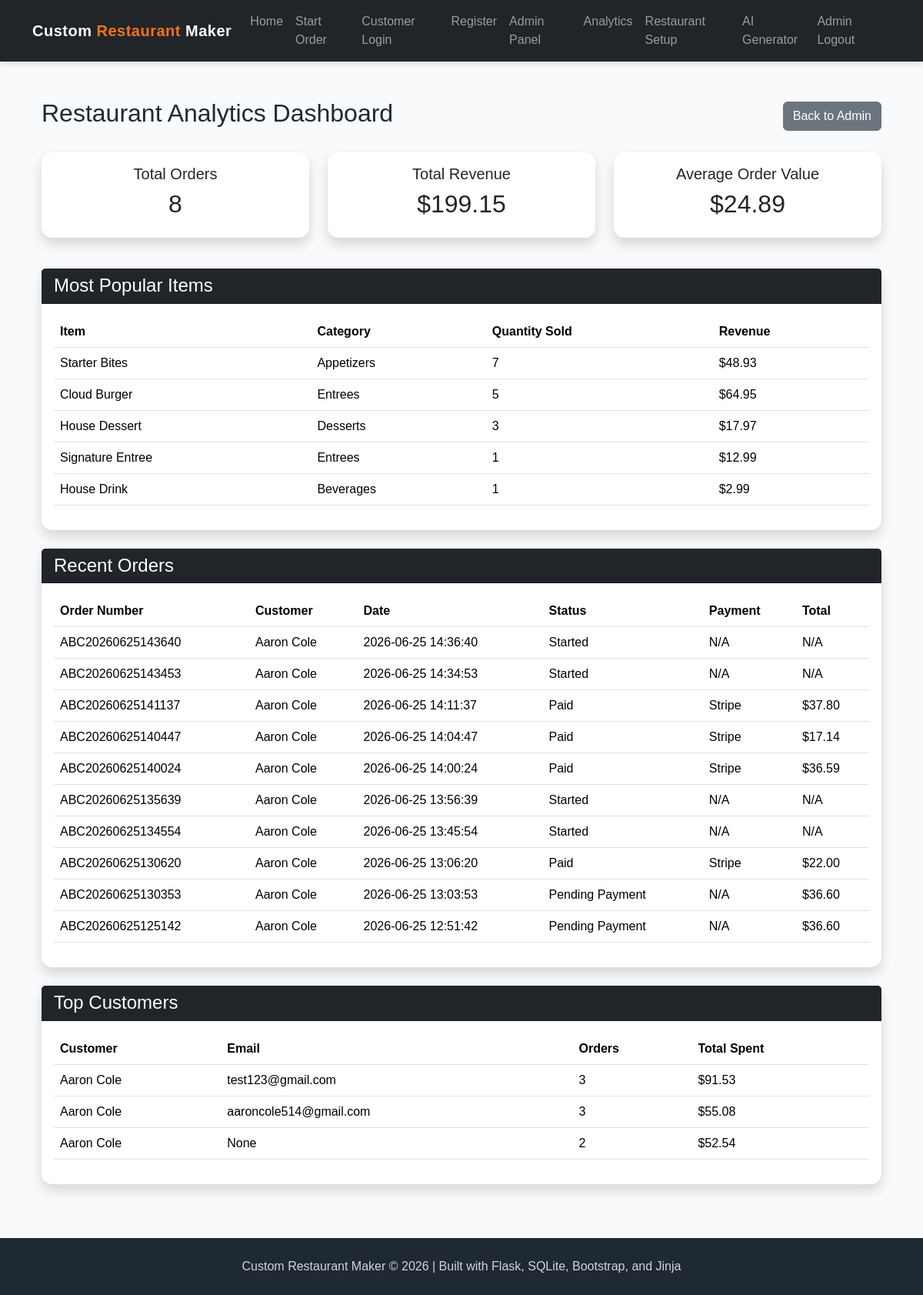
The app's page /admin/analytics (signed in) with its own data.
### app.py (models this page shows)
class Menu(db.Model):
    __tablename__ = "menu"
    menu_id = db.Column(db.Integer, primary_key=True)
    name = db.Column(db.String(150), nullable=False)
    category = db.Column(db.String(100), nullable=False)
    price = db.Column(db.Float, nullable=False)
    description = db.Column(db.Text)
    image_filename = db.Column(db.String(255))
    image_url = db.Column(db.Text)

class Order(db.Model):
    __tablename__ = "orders"
    order_id = db.Column(db.Integer, primary_key=True)
    customer_id = db.Column(db.Integer, db.ForeignKey("customers.customer_id"))
    order_number = db.Column(db.String(100), unique=True, nullable=False)
    date_time = db.Column(db.String(50))
    status = db.Column(db.String(50))
    payment_method = db.Column(db.String(50))
    total_amount = db.Column(db.Float)
    stripe_session_id = db.Column(db.String(255))
    stripe_payment_status = db.Column(db.String(100))

class Customer(db.Model):
    __tablename__ = "customers"
    customer_id = db.Column(db.Integer, primary_key=True)
    name = db.Column(db.String(100), nullable=False)
    street_address = db.Column(db.String(200))
    city = db.Column(db.String(100))
    state = db.Column(db.String(50))
    zip_code = db.Column(db.String(20))
    phone_number = db.Column(db.String(30))
    email = db.Column(db.String(150), unique=True)
    password_hash = db.Column(db.Text)
    created_at = db.Column(db.String(50))

### app.py (the view)
@app.route("/admin/analytics")
def admin_analytics():
    if not session.get("admin_logged_in"):
        flash("Please log in to view analytics.", "warning")
        return redirect("/login")
    conn = get_db()
    cur = conn.cursor()
    cur.execute("""
        SELECT
            COUNT(*) AS total_orders,
            COALESCE(SUM(total_amount), 0) AS total_revenue,
            COALESCE(AVG(total_amount), 0) AS average_order_value
        FROM orders
        WHERE status = 'Paid'
    """)
    summary = cur.fetchone()
    cur.execute("""
        SELECT
            m.name,
            m.category,
            SUM(oi.quantity) AS total_sold,
            SUM(oi.quantity * m.price) AS item_revenue
        FROM order_items oi
        JOIN menu m ON oi.menu_id = m.menu_id
        GROUP BY m.menu_id, m.name, m.category
        ORDER BY total_sold DESC
        LIMIT 5
    """)
    popular_items = cur.fetchall()
    cur.execute("""
        SELECT
            o.order_number,
            o.date_time,
            o.status,
            o.payment_method,
            o.total_amount,
            c.name AS customer_name
        FROM orders o
        JOIN customers c ON o.customer_id = c.customer_id
        ORDER BY o.date_time DESC
        LIMIT 10
    """)
    recent_orders = cur.fetchall()
    cur.execute("""
        SELECT
            c.name,
            c.email,
            COUNT(o.order_id) AS order_count,
            COALESCE(SUM(o.total_amount), 0) AS total_spent
        FROM customers c
        JOIN orders o ON c.customer_id = o.customer_id
        WHERE o.status = 'Paid'
        GROUP BY c.customer_id, c.name, c.email
        ORDER BY total_spent DESC
        LIMIT 5
    """)
    top_customers = cur.fetchall()
    conn.close()
    return render_template(
        "admin_analytics.html",
        summary=summary,
        popular_items=popular_items,
        recent_orders=recent_orders,
        top_customers=top_customers
    )

### app.py (called while the page is built)
def get_db():
    conn = sqlite3.connect("project4.db")
    conn.row_factory = sqlite3.Row
    return conn

### templates/admin_analytics.html (shortened to what this page needs)
{% extends "base.html" %}
{% block content %}
<div class="container mt-5">
    <div class="d-flex justify-content-between align-items-center mb-4">
        <h2>Restaurant Analytics Dashboard</h2>
        <a href="/admin" class="btn btn-secondary">Back to Admin</a>
    </div>
    <div class="row mb-4">
        <div class="col-md-4 mb-3">
            <div class="card shadow text-center">
                <div class="card-body">
                    <h5>Total Orders</h5>
                    <h2>{{ summary["total_orders"] }}</h2>
                </div>
            </div>
        </div>
        <div class="col-md-4 mb-3">
            <div class="card shadow text-center">
                <div class="card-body">
                    <h5>Total Revenue</h5>
                    <h2>${{ "%.2f"|format(summary["total_revenue"]) }}</h2>
                </div>
            </div>
        </div>
        <div class="col-md-4 mb-3">
            <div class="card shadow text-center">
                <div class="card-body">
                    <h5>Average Order Value</h5>
                    <h2>${{ "%.2f"|format(summary["average_order_value"]) }}</h2>
                </div>
            </div>
        </div>
    </div>
    <div class="card shadow mb-4">
        <div class="card-header bg-dark text-white">
            <h4 class="mb-0">Most Popular Items</h4>
        </div>
        <div class="card-body">
            {% if popular_items %}
                <table class="table table-hover align-middle">
                    <thead>
                        <tr>
                            <th>Item</th>
                            <th>Category</th>
                            <th>Quantity Sold</th>
                            <th>Revenue</th>
                        </tr>
                    </thead>
                    <tbody>
                        {% for item in popular_items %}
                        <tr>
                            <td>{{ item["name"] }}</td>
                            <td>{{ item["category"] }}</td>
                            <td>{{ item["total_sold"] }}</td>
                            <td>${{ "%.2f"|format(item["item_revenue"]) }}</td>
                        </tr>
                        {% endfor %}
                    </tbody>
                </table>
            {% else %}
                <p>No item sales data yet.</p>
            {% endif %}
        </div>
    </div>
    <div class="card shadow mb-4">
        <div class="card-header bg-dark text-white">
            <h4 class="mb-0">Recent Orders</h4>
        </div>
        <div class="card-body">
            {% if recent_orders %}
                <table class="table table-hover align-middle">
                    <thead>
                        <tr>
                            <th>Order Number</th>
                            <th>Customer</th>
                            <th>Date</th>
                            <th>Status</th>
                            <th>Payment</th>
                            <th>Total</th>
                        </tr>
                    </thead>
                    <tbody>
                        {% for order in recent_orders %}
                        <tr>
                            <td>{{ order["order_number"] }}</td>
                            <td>{{ order["customer_name"] }}</td>
                            <td>{{ order["date_time"] }}</td>
                            <td>{{ order["status"] or "Pending" }}</td>
                            <td>{{ order["payment_method"] or "N/A" }}</td>
                            <td>
                                {% if order["total_amount"] %}
                                    ${{ "%.2f"|format(order["total_amount"]) }}
                                {% else %}
                                    N/A
                                {% endif %}
                            </td>
                        </tr>
                        {% endfor %}
                    </tbody>
                </table>
            {% else %}
                <p>No recent orders yet.</p>
            {% endif %}
        </div>
    </div>
    <div class="card shadow mb-5">
        <div class="card-header bg-dark text-white">
            <h4 class="mb-0">Top Customers</h4>
        </div>
        <div class="card-body">
            {% if top_customers %}
                <table class="table table-hover align-middle">
                    <thead>
                        <tr>
                            <th>Customer</th>
                            <th>Email</th>
                            <th>Orders</th>
                            <th>Total Spent</th>
                        </tr>
                    </thead>
                    <tbody>
                        {% for customer in top_customers %}
                        <tr>
                            <td>{{ customer["name"] }}</td>
                            <td>{{ customer["email"] }}</td>
                            <td>{{ customer["order_count"] }}</td>
                            <td>${{ "%.2f"|format(customer["total_spent"]) }}</td>
                        </tr>
                        {% endfor %}
                    </tbody>
                </table>
            {% else %}
                <p>No customer spending data yet.</p>
            {% endif %}
        </div>
    </div>
</div>
{% endblock %}

### static/style.css (style rules this page uses)
:root { --primary-dark: #1f2933; --primary-orange: #f97316; --primary-yellow: #facc15; --primary-green: #16a34a; --soft-bg: #f8fafc; --card-bg: #ffffff; --text-dark: #1f2933; }
body { background-color: var(--soft-bg); color: var(--text-dark); font-family: Arial, Helvetica, sans-serif; }
.card { border: none; border-radius: 14px; transition: transform 0.2s ease, box-shadow 0.2s ease; }

### records on screen
Menu: name "Starter Bites", category "Appetizers", total_sold "7", item_revenue "48.93"
Menu: name "Cloud Burger", category "Entrees", total_sold "5", item_revenue "64.95"
Menu: name "House Dessert", category "Desserts", total_sold "3", item_revenue "17.97"
Menu: name "Signature Entree", category "Entrees", total_sold "1", item_revenue "12.99"
Menu: name "House Drink", category "Beverages", total_sold "1", item_revenue "2.99"
Order: order_number "ABC20260625143640", customer_name "Aaron Cole", date_time "2026-06-25 14:36:40", status "Started", order "N/A", total_amount "N/A"
Order: order_number "ABC20260625143453", customer_name "Aaron Cole", date_time "2026-06-25 14:34:53", status "Started", order "N/A", total_amount "N/A"
Order: order_number "ABC20260625141137", customer_name "Aaron Cole", date_time "2026-06-25 14:11:37", status "Paid", payment_method "Stripe", total_amount "37.80"
Order: order_number "ABC20260625140447", customer_name "Aaron Cole", date_time "2026-06-25 14:04:47", status "Paid", payment_method "Stripe", total_amount "17.14"
Order: order_number "ABC20260625140024", customer_name "Aaron Cole", date_time "2026-06-25 14:00:24", status "Paid", payment_method "Stripe", total_amount "36.59"
Order: order_number "ABC20260625135639", customer_name "Aaron Cole", date_time "2026-06-25 13:56:39", status "Started", order "N/A", total_amount "N/A"
Order: order_number "ABC20260625134554", customer_name "Aaron Cole", date_time "2026-06-25 13:45:54", status "Started", order "N/A", total_amount "N/A"
Order: order_number "ABC20260625130620", customer_name "Aaron Cole", date_time "2026-06-25 13:06:20", status "Paid", payment_method "Stripe", total_amount "22.00"
Order: order_number "ABC20260625130353", customer_name "Aaron Cole", date_time "2026-06-25 13:03:53", status "Pending Payment", order "N/A", total_amount "36.60"
Order: order_number "ABC20260625125142", customer_name "Aaron Cole", date_time "2026-06-25 12:51:42", status "Pending Payment", order "N/A", total_amount "36.60"
Customer: name "Aaron Cole", email "test123@gmail.com", order_count "3", total_spent "91.53"
Customer: name "Aaron Cole", email "aaroncole514@gmail.com", order_count "3", total_spent "55.08"
Customer: name "Aaron Cole", email "None", order_count "2", total_spent "52.54"

### other values on screen
{{ summary["total_orders"] }} "8"
{{ "%.2f"|format(summary["total_revenue"]) }} "199.15"
{{ "%.2f"|format(summary["average_order_value"]) }} "24.89"
